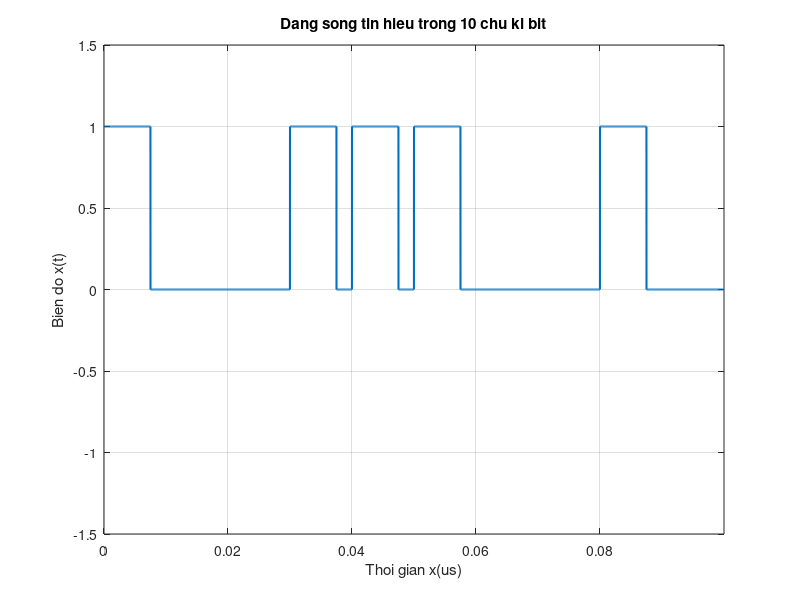

Write the MATLAB code that produced this figure.
clc; clear;

% a. Tao chuoi bit gom 100 phan tu
Nbit = 100;
bit = randi([0 1], 1, Nbit);
disp(bit);


% b. RZ 75% 
Rb = 100e6;
Tb = 1 / Rb;

Ns = 1000;
ts = Tb / Ns;

x = [];

for k = 1:Nbit
    if bit(k) == 1
        x = [x, ones(1, Ns*0.75), zeros(1, Ns*0.25)];
    else
        x = [x, zeros(1, Ns)];
    end
end

% c. ve 10 chu ki bit
N_view = 10;
Ns_view = N_view * Ns;

t = 0:ts:N_view*Tb - ts;

figure;
plot(t * 1e6, x(1:Ns_view), 'LineWidth', 1.5);
grid on;
xlabel('Thoi gian x(us)');
ylabel('Bien do x(t)');
title('Dang song tin hieu trong 10 chu ki bit');
xlim([0 N_view*Tb*1e6]);
ylim([-1.5 1.5]);
